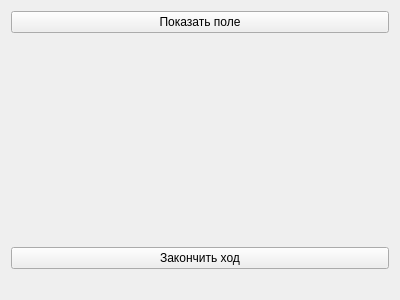
<?xml version="1.0" encoding="UTF-8"?>
<ui version="4.0">
 <class>GameWindow</class>
 <widget class="QWidget" name="GameWindow">
  <property name="geometry">
   <rect>
    <x>0</x>
    <y>0</y>
    <width>400</width>
    <height>300</height>
   </rect>
  </property>
  <property name="windowTitle">
   <string>GameWindow</string>
  </property>
  <layout class="QGridLayout" name="gridLayout">
   <item row="0" column="0">
    <widget class="QPushButton" name="pushButton_showField">
     <property name="text">
      <string>Показать поле</string>
     </property>
    </widget>
   </item>
   <item row="1" column="0">
    <widget class="QWidget" name="field" native="true">
     <layout class="QGridLayout" name="gridLayout_2"/>
    </widget>
   </item>
   <item row="3" column="0">
    <widget class="QLabel" name="label_curTeam">
     <property name="sizePolicy">
      <sizepolicy hsizetype="Preferred" vsizetype="Maximum">
       <horstretch>0</horstretch>
       <verstretch>0</verstretch>
      </sizepolicy>
     </property>
     <property name="text">
      <string/>
     </property>
     <property name="alignment">
      <set>Qt::AlignCenter</set>
     </property>
    </widget>
   </item>
   <item row="2" column="0">
    <widget class="QPushButton" name="pushButton_endMove">
     <property name="text">
      <string>Закончить ход</string>
     </property>
    </widget>
   </item>
  </layout>
 </widget>
 <resources/>
 <connections/>
</ui>
